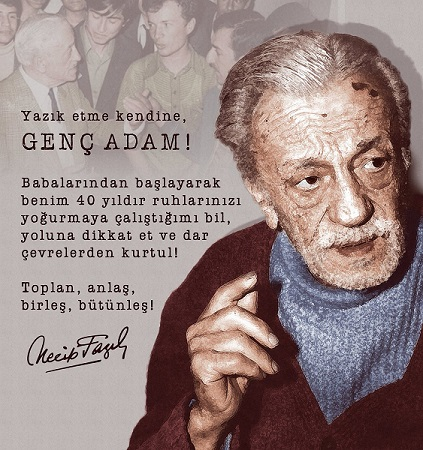
#> input picture NecipFazilKisakurek.jpg, 423 x 450 px
$ python ResimOkumaGosterme.py
#> lines starting #> are read from the running program, lines starting #| are printed output that depends on the picture
import cv2

resim=cv2.imread("NecipFazilKisakurek.jpg",0)
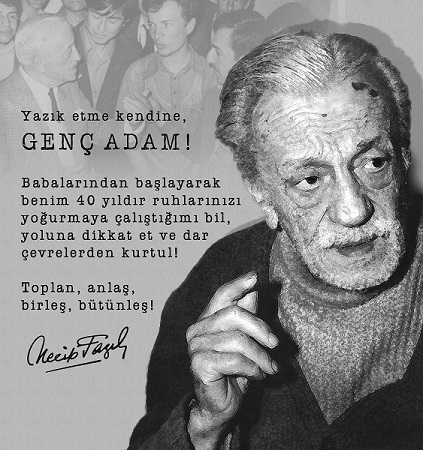
#> resim: shape (450, 423); min 0, max 255, mean 139.3

cv2.imshow("Ustad NFK",resim)
